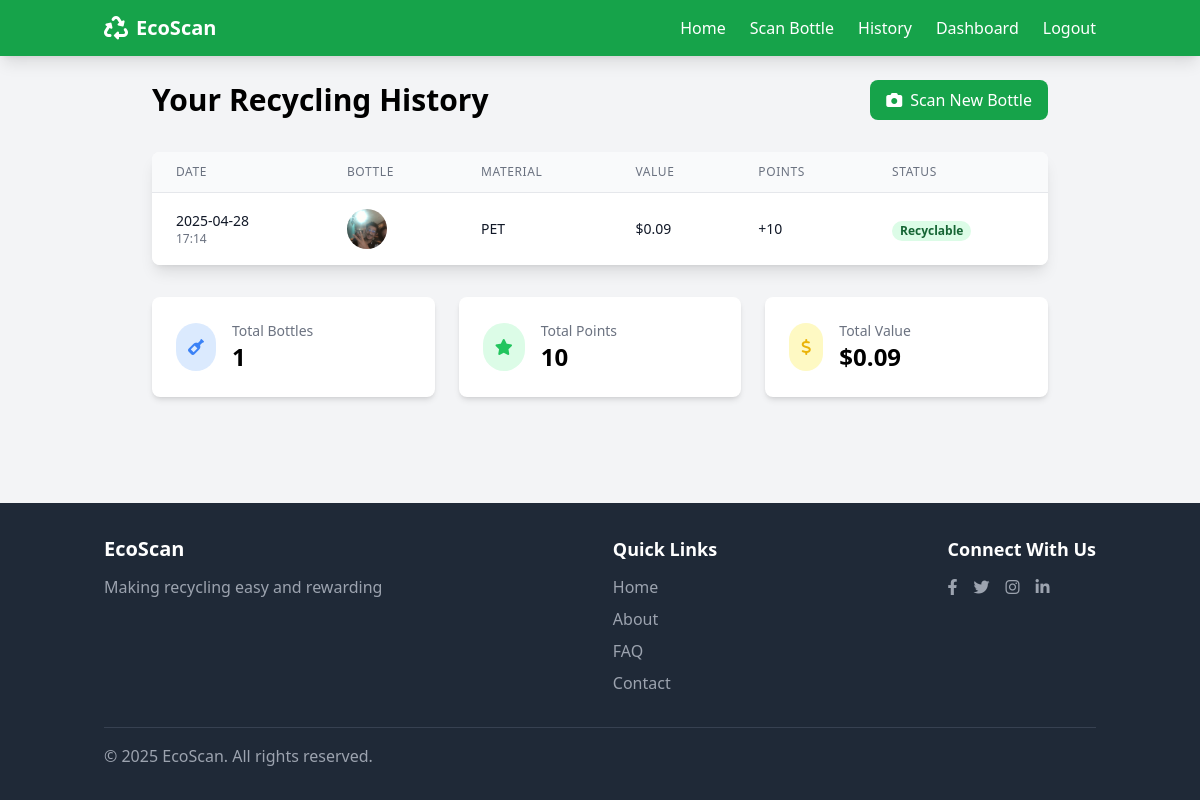
Screenshot of /bottle/history (signed in) with the database file from the repository.
### models/bottle.py (models this page shows, shortened)
class BottleScan(db.Model):
    __tablename__ = 'bottle_scans'
    id = db.Column(db.Integer, primary_key=True)
    user_id = db.Column(db.Integer, db.ForeignKey('users.id'))
    image_path = db.Column(db.String(255))
    is_recyclable = db.Column(db.Boolean, default=False)
    material_type = db.Column(db.String(50))  # e.g., 'PET', 'HDPE', 'Glass', etc.
    estimated_value = db.Column(db.Float)  # Monetary value
    points_earned = db.Column(db.Integer)
    created_at = db.Column(db.DateTime, default=datetime.utcnow)

### routes/bottle.py (the view)
@bottle_bp.route('/history')
@login_required
def history():
    scans = BottleScan.query.filter_by(user_id=current_user.id).order_by(BottleScan.created_at.desc()).all()
    return render_template('bottle/history.html', scans=scans)

### app.py (called while the page is built)
@login_manager.user_loader
def load_user(user_id):
    return User.query.get(int(user_id))

### templates/bottle/history.html (shortened to what this page needs)
{% extends "base.html" %}
{% block content %}
<div class="max-w-4xl mx-auto">
    <div class="flex justify-between items-center mb-8">
        <h1 class="text-3xl font-bold">Your Recycling History</h1>
        <a href="{{ url_for('bottle.scan') }}" class="bg-green-600 hover:bg-green-700 text-white font-medium py-2 px-4 rounded-lg transition duration-300 flex items-center">
            <i class="fas fa-camera mr-2"></i> Scan New Bottle
        </a>
    </div>
    {% if scans %}
        <div class="bg-white rounded-lg shadow-lg overflow-hidden">
            <div class="overflow-x-auto">
                <table class="min-w-full divide-y divide-gray-200">
                    <thead class="bg-gray-50">
                        <tr>
                            <th scope="col" class="px-6 py-3 text-left text-xs font-medium text-gray-500 uppercase tracking-wider">Date</th>
                            <th scope="col" class="px-6 py-3 text-left text-xs font-medium text-gray-500 uppercase tracking-wider">Bottle</th>
                            <th scope="col" class="px-6 py-3 text-left text-xs font-medium text-gray-500 uppercase tracking-wider">Material</th>
                            <th scope="col" class="px-6 py-3 text-left text-xs font-medium text-gray-500 uppercase tracking-wider">Value</th>
                            <th scope="col" class="px-6 py-3 text-left text-xs font-medium text-gray-500 uppercase tracking-wider">Points</th>
                            <th scope="col" class="px-6 py-3 text-left text-xs font-medium text-gray-500 uppercase tracking-wider">Status</th>
                        </tr>
                    </thead>
                    <tbody class="bg-white divide-y divide-gray-200">
                        {% for scan in scans %}
                            <tr class="hover:bg-gray-50 transition duration-200">
                                <td class="px-6 py-4 whitespace-nowrap">
                                    <div class="text-sm text-gray-900">{{ scan.created_at.strftime('%Y-%m-%d') }}</div>
                                    <div class="text-xs text-gray-500">{{ scan.created_at.strftime('%H:%M') }}</div>
                                </td>
                                <td class="px-6 py-4 whitespace-nowrap">
                                    <div class="flex items-center">
                                        <div class="h-10 w-10 flex-shrink-0">
                                            <img class="h-10 w-10 rounded-full object-cover" src="{{ scan.image_path }}" alt="Bottle">
                                        </div>
                                    </div>
                                </td>
                                <td class="px-6 py-4 whitespace-nowrap">
                                    <div class="text-sm text-gray-900">{{ scan.material_type }}</div>
                                </td>
                                <td class="px-6 py-4 whitespace-nowrap">
                                    <div class="text-sm text-gray-900">${{ scan.estimated_value }}</div>
                                </td>
                                <td class="px-6 py-4 whitespace-nowrap">
                                    <div class="text-sm text-gray-900">+{{ scan.points_earned }}</div>
                                </td>
                                <td class="px-6 py-4 whitespace-nowrap">
                                    {% if scan.is_recyclable %}
                                        <span class="px-2 inline-flex text-xs leading-5 font-semibold rounded-full bg-green-100 text-green-800">
                                            Recyclable
                                        </span>
                                    {% else %}
                                        <span class="px-2 inline-flex text-xs leading-5 font-semibold rounded-full bg-red-100 text-red-800">
                                            Non-recyclable
                                        </span>
                                    {% endif %}
                                </td>
                            </tr>
                        {% endfor %}
                    </tbody>
                </table>
            </div>
        </div>
        <div class="grid grid-cols-1 md:grid-cols-3 gap-6 mt-8">
            <div class="bg-white rounded-lg shadow-md p-6">
                <div class="flex items-center">
                    <div class="p-3 rounded-full bg-blue-100 text-blue-500 mr-4">
                        <i class="fas fa-wine-bottle"></i>
                    </div>
                    <div>
                        <p class="text-sm text-gray-500 font-medium">Total Bottles</p>
                        <p class="text-2xl font-bold">{{ scans|length }}</p>
                    </div>
                </div>
            </div>
            <div class="bg-white rounded-lg shadow-md p-6">
                <div class="flex items-center">
                    <div class="p-3 rounded-full bg-green-100 text-green-500 mr-4">
                        <i class="fas fa-star"></i>
                    </div>
                    <div>
                        <p class="text-sm text-gray-500 font-medium">Total Points</p>
                        <p class="text-2xl font-bold">{{ scans|sum(attribute='points_earned') }}</p>
                    </div>
                </div>
            </div>
            <div class="bg-white rounded-lg shadow-md p-6">
                <div class="flex items-center">
                    <div class="p-3 rounded-full bg-yellow-100 text-yellow-500 mr-4">
                        <i class="fas fa-dollar-sign"></i>
                    </div>
                    <div>
                        <p class="text-sm text-gray-500 font-medium">Total Value</p>
                        <p class="text-2xl font-bold">${{ "%.2f"|format(scans|sum(attribute='estimated_value')) }}</p>
                    </div>
                </div>
            </div>
        </div>
    {% endif %}
</div>
{% endblock %}

### templates/base.html (shortened to what this page needs)
<!DOCTYPE html>
<html lang="en">
<head>
    <script src="https://cdn.tailwindcss.com"></script>
    <link rel="stylesheet" href="https://cdnjs.cloudflare.com/ajax/libs/font-awesome/6.0.0-beta3/css/all.min.css">
</head>
<body class="bg-gray-100 min-h-screen flex flex-col">
    <nav class="bg-green-600 text-white shadow-lg">
        <div class="container mx-auto px-4 py-3">
            <div class="flex justify-between items-center">
                <a href="{{ url_for('index') }}" class="flex items-center space-x-2">
                    <i class="fas fa-recycle text-2xl"></i>
                    <span class="text-xl font-bold">EcoScan</span>
                </a>
                <div class="hidden md:flex space-x-6">
                    <a href="{{ url_for('index') }}" class="hover:text-green-200 transition duration-300">Home</a>
                    {% if current_user.is_authenticated %}
                        <a href="{{ url_for('bottle.scan') }}" class="hover:text-green-200 transition duration-300">Scan Bottle</a>
                        <a href="{{ url_for('bottle.history') }}" class="hover:text-green-200 transition duration-300">History</a>
                        <a href="{{ url_for('dashboard.index') }}" class="hover:text-green-200 transition duration-300">Dashboard</a>
                        <a href="{{ url_for('auth.logout') }}" class="hover:text-green-200 transition duration-300">Logout</a>
                    {% else %}
                        <a href="{{ url_for('auth.login') }}" class="hover:text-green-200 transition duration-300">Login</a>
                        <a href="{{ url_for('auth.register') }}" class="hover:text-green-200 transition duration-300">Register</a>
                    {% endif %}
                </div>
            </div>
        </div>
    </nav>
    <main class="flex-grow container mx-auto px-4 py-6">
        {% block content %}{% endblock %}
    </main>
    <footer class="bg-gray-800 text-white py-8">
        <div class="container mx-auto px-4">
            <div class="flex flex-col md:flex-row justify-between">
                <div class="mb-6 md:mb-0">
                    <h2 class="text-xl font-bold mb-3">EcoScan</h2>
                    <p class="text-gray-400">Making recycling easy and rewarding</p>
                </div>
                <div class="mb-6 md:mb-0">
                    <h3 class="text-lg font-semibold mb-3">Quick Links</h3>
                    <ul class="space-y-2">
                        <li><a href="{{ url_for('index') }}" class="text-gray-400 hover:text-white transition duration-300">Home</a></li>
                        <li><a href="#" class="text-gray-400 hover:text-white transition duration-300">About</a></li>
                        <li><a href="#" class="text-gray-400 hover:text-white transition duration-300">FAQ</a></li>
                        <li><a href="#" class="text-gray-400 hover:text-white transition duration-300">Contact</a></li>
                    </ul>
                </div>
                <div>
                    <h3 class="text-lg font-semibold mb-3">Connect With Us</h3>
                    <div class="flex space-x-4">
                        <a href="#" class="text-gray-400 hover:text-white transition duration-300"><i class="fab fa-facebook-f"></i></a>
                        <a href="#" class="text-gray-400 hover:text-white transition duration-300"><i class="fab fa-twitter"></i></a>
                        <a href="#" class="text-gray-400 hover:text-white transition duration-300"><i class="fab fa-instagram"></i></a>
                        <a href="#" class="text-gray-400 hover:text-white transition duration-300"><i class="fab fa-linkedin-in"></i></a>
                    </div>
                </div>
            </div>
            <div class="border-t border-gray-700 mt-8 pt-4 text-center md:text-left">
                <p class="text-gray-400">&copy; 2025 EcoScan. All rights reserved.</p>
            </div>
        </div>
    </footer>
</body>
</html>

### rows the page displays
BottleScan: created_at "2025-04-28", created_at "17:14", image_path (picture), material_type "PET", estimated_value "0.09", points_earned "10", is_recyclable "Recyclable"

### other values shown
{{ scans|length }} "1"
{{ scans|sum(attribute='points_earned') }} "10"
{{ "%.2f"|format(scans|sum(attribute='estimated_value')) }} "0.09"
